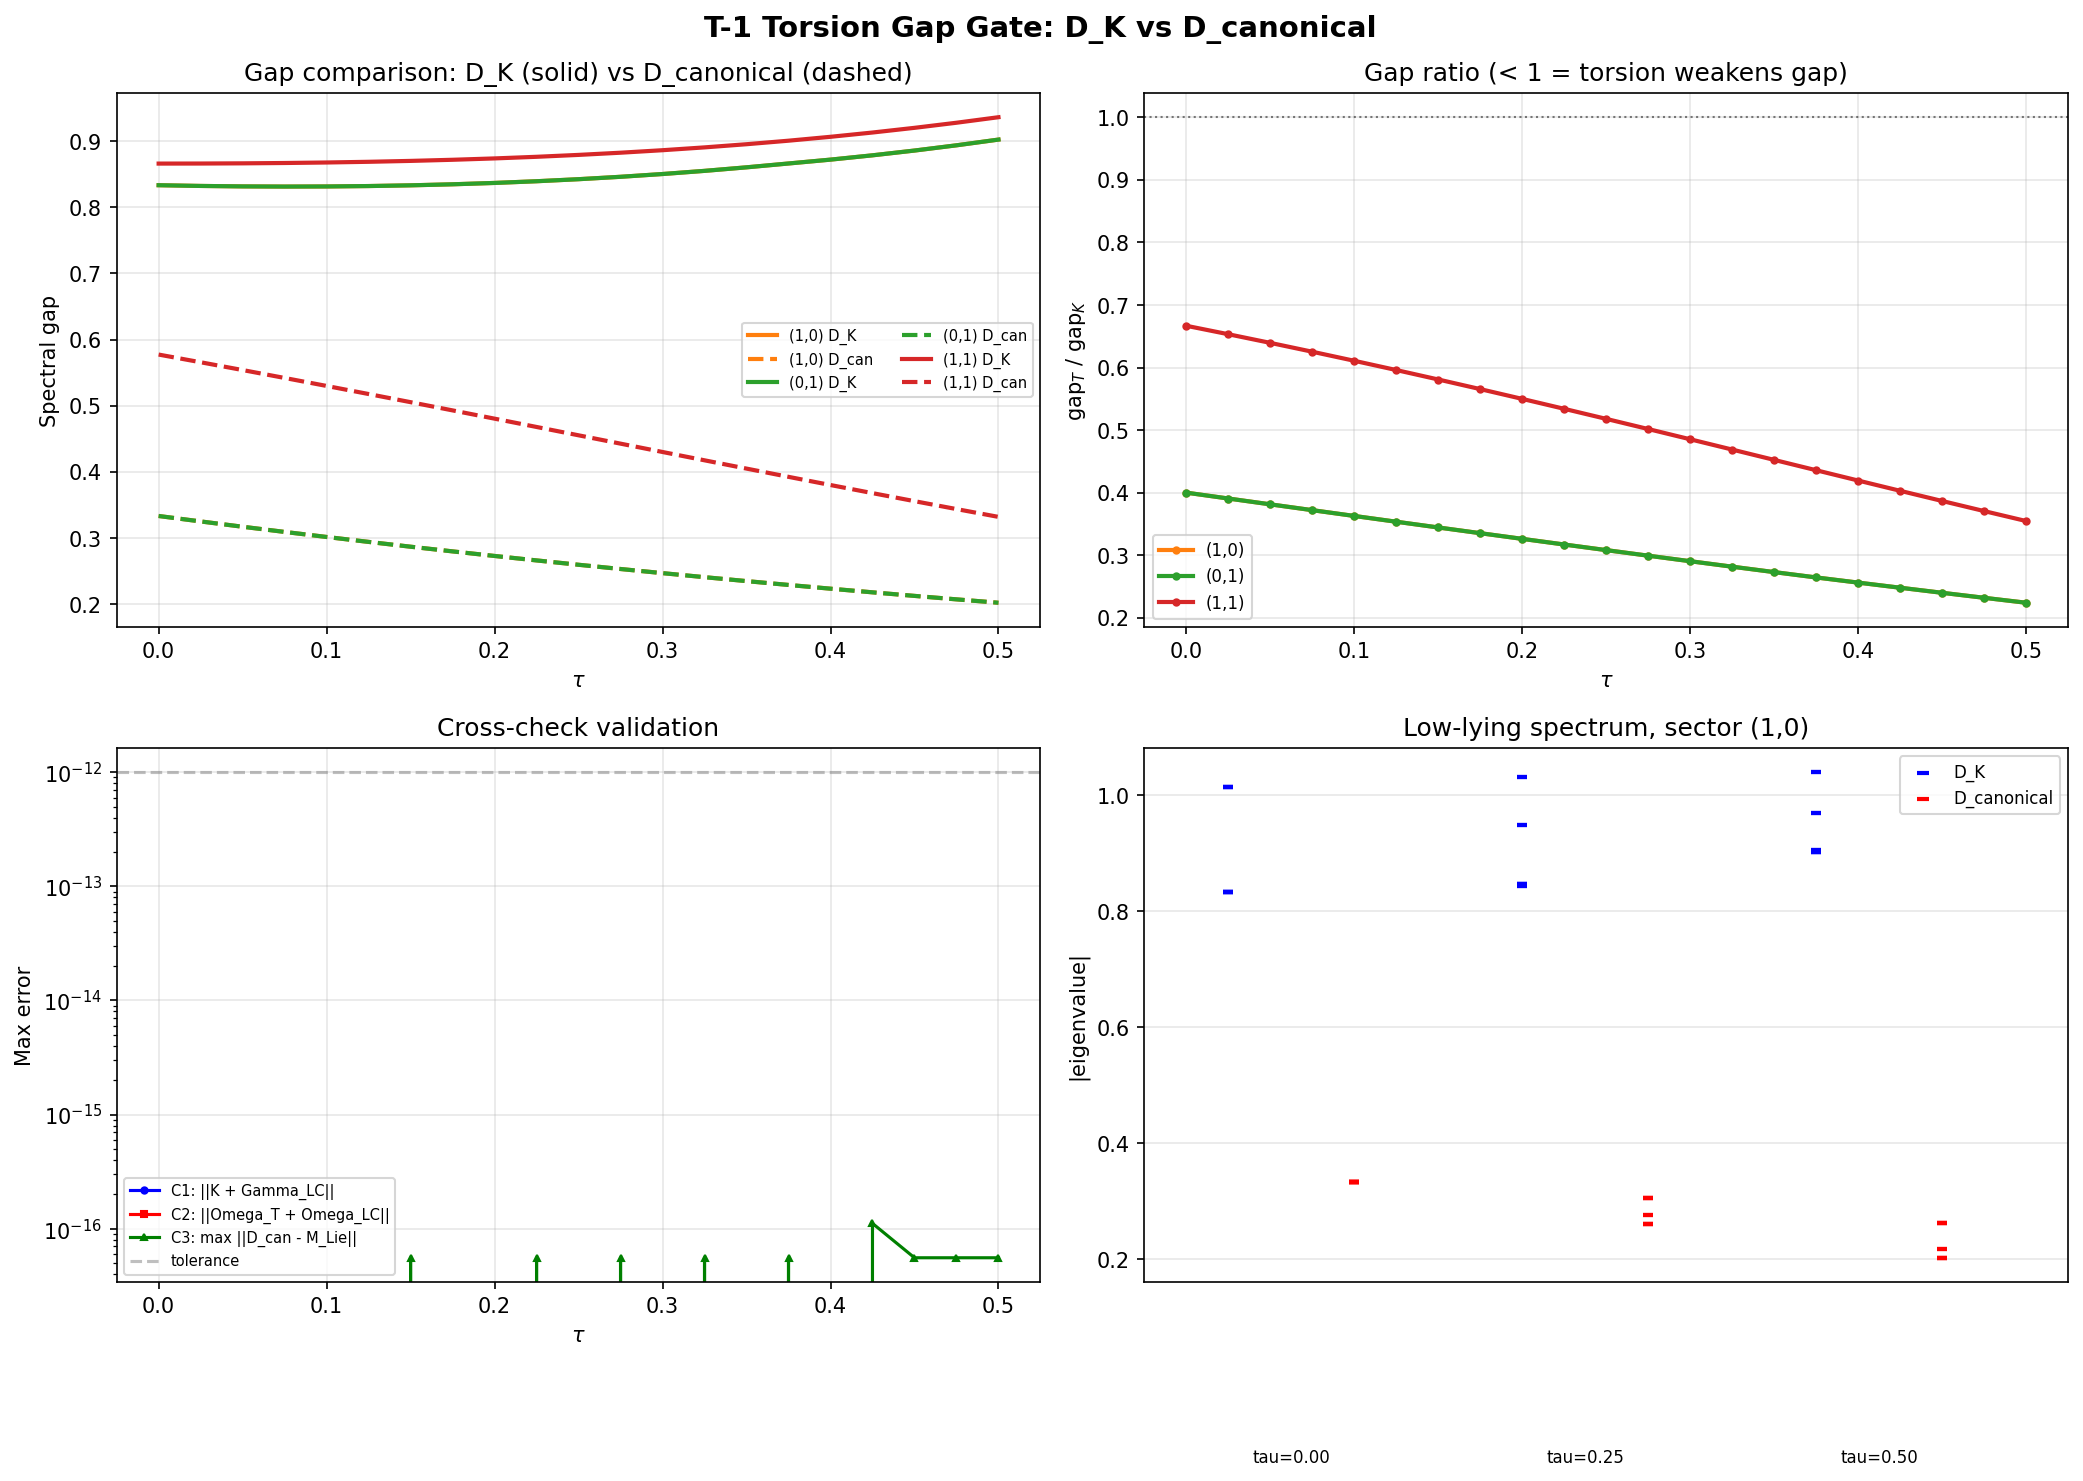

The script that saved this image:
"""
SESSION 27 PRIORITY 1: T-1 TORSION GAP GATE
=============================================

Gate T-1: Does the torsionful (canonical connection) Dirac operator have a
weaker spectral gap than the Levi-Civita Dirac operator D_K?

Physics:
  On a Lie group with left-invariant metric g_tau (Jensen deformation), there
  are two natural connections:
    1. Levi-Civita (torsion-free): Gamma_LC^c_{ab} = connection_coefficients(ft)
    2. Canonical (Cartan-Schouten minus): nabla_X Y = 0 for left-invariant X,Y
       => Gamma_can = 0, torsion T(X,Y) = -[X,Y]

  The contorsion tensor K = Gamma_can - Gamma_LC = -Gamma_LC.

  The canonical-connection Dirac operator is:
    D_can = M_Lie + I (x) Omega_can
  where Omega_can = spinor_connection_offset(Gamma_can, gammas) = 0 (flat).

  Equivalently: D_can = D_K + I (x) Omega_T, where Omega_T is the spinor
  offset from the contorsion K = -Gamma_LC, giving Omega_T = -Omega_LC.
  So D_can = D_K - I (x) Omega_LC = M_Lie (just the Lie derivative term).

  Session 26 computed interpolations D(t) = M_Lie + (1-t)*Omega at FIXED tau.
  This script sweeps TAU in [0, 0.50] and compares:
    gap_K(tau)   = min |eigenvalue| of D_K(tau)
    gap_T(tau)   = min |eigenvalue| of D_can(tau) = M_Lie(tau)
  across 4 sectors: (0,0), (1,0), (0,1), (1,1).

Gate verdict:
  PASS: gap_T < gap_K at any tau in any non-trivial sector
        (=> torsion weakens gap, BCS prerequisite survives)
  CLOSED: gap_T >= gap_K everywhere
        (=> torsion preserves/strengthens gap, no weakening)

NOTE: The singlet (0,0) is excluded from the gate because D_can on the
trivial rep has rho[b]=0 => M_Lie=0, so gap_T=0 trivially. The gate is
meaningful only for sectors where M_Lie is nonzero.

Cross-checks:
  C1: K = -Gamma_LC at all tau (contorsion identity)
  C2: Omega_T + Omega_LC = 0 at all tau (spinor offset cancellation)
  C3: D_can eigenvalues = M_Lie eigenvalues at all tau (reconstruction)

Author: phonon-exflation-sim agent (Session 27)
Date: 2026-02-26
"""

import numpy as np
import matplotlib
matplotlib.use('Agg')
import matplotlib.pyplot as plt
import sys
import os
import time

# Add tier0-computation to path
sys.path.insert(0, os.path.join(os.path.dirname(os.path.abspath(__file__))))
from tier1_dirac_spectrum import (
    su3_generators, compute_structure_constants, compute_killing_form,
    jensen_metric, orthonormal_frame, frame_structure_constants,
    connection_coefficients, spinor_connection_offset, build_cliff8,
    dirac_operator_on_irrep, get_irrep, _irrep_cache
)

OUTDIR = os.path.dirname(os.path.abspath(__file__))


# =============================================================================
# CONTORSION COMPUTATION
# =============================================================================

def compute_contorsion_from_torsion(ft, sign=-1):
    """
    Compute the contorsion tensor K from the Schouten torsion (ON-frame
    structure constants).

    The canonical connection on a Lie group has torsion:
        T^c_{ab} = sign * ft[a, b, c]
    with sign = -1 for the Cartan convention T(X,Y) = -[X,Y].

    The contorsion (difference: full connection minus LC) is:
        K^c_{ab} = (1/2)(T^c_{ab} + T^a_{cb} + T^b_{ca})

    In ON frame all indices are equivalent (metric = delta), so T_{cab} = T^c_{ab}.

    The result is stored as K[c, a, b] = K^c_{ab}, matching the convention
    of connection_coefficients() and compatible with spinor_connection_offset().

    Mathematical verification:
        At all tau, the canonical connection has Gamma_can = 0, so:
        K = Gamma_can - Gamma_LC = -Gamma_LC
        This identity is checked as cross-validation C1.

    Args:
        ft: (8,8,8) ON-frame structure constants, ft[a,b,c] = f_tilde^c_{ab}
        sign: -1 for Cartan convention (default), +1 for alternative

    Returns:
        K: (8,8,8) contorsion tensor, K[c,a,b] = K^c_{ab}
    """
    n = ft.shape[0]
    K = np.zeros((n, n, n), dtype=np.float64)

    for c in range(n):
        for a in range(n):
            for b in range(n):
                # T^c_{ab} = sign * ft[a, b, c]
                T_c_ab = sign * ft[a, b, c]
                # T^a_{cb} = sign * ft[c, b, a]
                T_a_cb = sign * ft[c, b, a]
                # T^b_{ca} = sign * ft[c, a, b]
                T_b_ca = sign * ft[c, a, b]

                K[c, a, b] = 0.5 * (T_c_ab + T_a_cb + T_b_ca)

    return K


def build_M_Lie(rho, E, gammas):
    """
    Build the Lie derivative part of the Dirac operator on irrep sector (p,q).

    M_Lie = sum_{a,b} E_{ab} rho[b] (x) gamma_a

    This is D_K minus the spinor connection offset:
        D_K = M_Lie + I (x) Omega_LC

    For the canonical-connection Dirac: D_can = M_Lie (since Omega_can = 0).

    Args:
        rho: list of 8 representation matrices (dim_rho x dim_rho)
        E: (8,8) orthonormal frame matrix
        gammas: list of 8 Clifford generators (16x16)

    Returns:
        M: (dim_rho*16, dim_rho*16) complex matrix
    """
    dim_rho = rho[0].shape[0]
    dim_spin = gammas[0].shape[0]
    dim_total = dim_rho * dim_spin
    M = np.zeros((dim_total, dim_total), dtype=complex)

    for a in range(8):
        for b in range(8):
            if abs(E[a, b]) > 1e-15:
                M += E[a, b] * np.kron(rho[b], gammas[a])

    return M


def extract_gap(evals):
    """
    Extract the spectral gap = min |eigenvalue| from a set of eigenvalues.

    For anti-Hermitian operators, eigenvalues are purely imaginary.
    We take min of absolute values of imaginary parts.

    Args:
        evals: array of complex eigenvalues

    Returns:
        gap: float, minimum absolute eigenvalue magnitude
    """
    mags = np.abs(evals.imag)
    return np.min(mags) if len(mags) > 0 else 0.0


# =============================================================================
# MAIN GATE COMPUTATION
# =============================================================================

def run_torsion_gap_gate():
    """
    Execute the T-1 Torsion Gap Gate computation.

    Sweeps tau in [0, 0.50] across 21 values, computes gap_K and gap_T
    for 4 sectors, performs 3 cross-checks, renders verdict.
    """
    print("=" * 72)
    print("SESSION 27 PRIORITY 1: T-1 TORSION GAP GATE")
    print("=" * 72)
    t_start = time.time()

    # Infrastructure
    gens = su3_generators()
    f_abc = compute_structure_constants(gens)
    B_ab = compute_killing_form(f_abc)
    gammas = build_cliff8()

    # Sweep parameters
    tau_values = np.linspace(0.0, 0.50, 21)
    sectors = [(0, 0), (1, 0), (0, 1), (1, 1)]
    sector_labels = ['(0,0)', '(1,0)', '(0,1)', '(1,1)']
    n_tau = len(tau_values)
    n_sec = len(sectors)

    # Storage
    gap_K = np.zeros((n_sec, n_tau))       # LC Dirac gap
    gap_T = np.zeros((n_sec, n_tau))       # Canonical (torsionful) Dirac gap
    gap_ratio = np.zeros((n_sec, n_tau))   # gap_T / gap_K
    c1_errors = np.zeros(n_tau)            # ||K + Gamma_LC||
    c2_errors = np.zeros(n_tau)            # ||Omega_T + Omega_LC||
    c3_errors = np.zeros((n_sec, n_tau))   # ||D_can - M_Lie||

    # Store full spectra for select tau values for plotting
    spectra_K = {}  # (sector_idx, tau_idx) -> sorted |imag eigenvalues|
    spectra_T = {}
    plot_tau_indices = [0, 5, 10, 15, 20]  # tau = 0, 0.125, 0.25, 0.375, 0.50

    print(f"\nSweeping {n_tau} tau values x {n_sec} sectors")
    print(f"Sectors: {sector_labels}")
    print("-" * 72)

    for i, tau in enumerate(tau_values):
        t_iter = time.time()

        # Build geometric infrastructure at this tau
        g_s = jensen_metric(B_ab, tau)
        E = orthonormal_frame(g_s)
        ft = frame_structure_constants(f_abc, E)
        Gamma_LC = connection_coefficients(ft)
        Omega_LC = spinor_connection_offset(Gamma_LC, gammas)

        # Contorsion and its spinor offset
        K = compute_contorsion_from_torsion(ft, sign=-1)
        Omega_T = spinor_connection_offset(K, gammas)

        # Cross-check C1: K should equal -Gamma_LC
        c1_err = np.max(np.abs(K + Gamma_LC))
        c1_errors[i] = c1_err

        # Cross-check C2: Omega_T should equal -Omega_LC
        c2_err = np.max(np.abs(Omega_T + Omega_LC))
        c2_errors[i] = c2_err

        # Process each sector
        for j, (p, q) in enumerate(sectors):
            _irrep_cache.clear()

            if p == 0 and q == 0:
                # Trivial rep: D_K = Omega_LC, D_can = 0
                D_K_mat = Omega_LC.copy()
                D_T_mat = np.zeros_like(Omega_LC)  # M_Lie = 0 for trivial rep

                evals_K = np.linalg.eigvals(D_K_mat)
                evals_T = np.linalg.eigvals(D_T_mat)
            else:
                rho, dim_rho = get_irrep(p, q, gens, f_abc)

                # D_K = M_Lie + I (x) Omega_LC
                D_K_mat = dirac_operator_on_irrep(rho, E, gammas, Omega_LC)

                # M_Lie (= D_can, the canonical-connection Dirac)
                M_Lie = build_M_Lie(rho, E, gammas)

                # D_T = D_K + I (x) Omega_T = M_Lie + I (x) (Omega_LC + Omega_T)
                # Since Omega_T = -Omega_LC, D_T = M_Lie
                D_T_mat = D_K_mat + np.kron(np.eye(dim_rho), Omega_T)

                # Cross-check C3: D_T should equal M_Lie
                c3_err = np.max(np.abs(D_T_mat - M_Lie))
                c3_errors[j, i] = c3_err

                evals_K = np.linalg.eigvals(D_K_mat)
                evals_T = np.linalg.eigvals(D_T_mat)

            gap_K[j, i] = extract_gap(evals_K)
            gap_T[j, i] = extract_gap(evals_T)

            # Avoid division by zero
            if gap_K[j, i] > 1e-15:
                gap_ratio[j, i] = gap_T[j, i] / gap_K[j, i]
            else:
                gap_ratio[j, i] = np.nan

            # Store spectra for plotting
            if i in plot_tau_indices:
                spectra_K[(j, i)] = np.sort(np.abs(evals_K.imag))[:20]
                spectra_T[(j, i)] = np.sort(np.abs(evals_T.imag))[:20]

        dt = time.time() - t_iter
        print(f"  tau={tau:.4f}: C1={c1_err:.2e}, C2={c2_err:.2e}, "
              f"gaps_K={[f'{gap_K[j,i]:.4f}' for j in range(n_sec)]}, "
              f"gaps_T={[f'{gap_T[j,i]:.4f}' for j in range(n_sec)]}, "
              f"dt={dt:.2f}s")

    total_time = time.time() - t_start
    print(f"\nTotal computation time: {total_time:.1f}s")

    # =========================================================================
    # CROSS-CHECK VALIDATION
    # =========================================================================
    print("\n" + "=" * 72)
    print("CROSS-CHECK VALIDATION")
    print("=" * 72)

    c1_max = np.max(c1_errors)
    c2_max = np.max(c2_errors)
    c3_max = np.max(c3_errors)

    c1_pass = c1_max < 1e-12
    c2_pass = c2_max < 1e-12
    c3_pass = c3_max < 1e-10  # slightly relaxed for eigenvalue accumulation

    print(f"  C1 (K = -Gamma_LC):      max error = {c1_max:.2e}  {'PASS' if c1_pass else 'FAIL'}")
    print(f"  C2 (Omega_T = -Omega_LC): max error = {c2_max:.2e}  {'PASS' if c2_pass else 'FAIL'}")
    print(f"  C3 (D_can = M_Lie):       max error = {c3_max:.2e}  {'PASS' if c3_pass else 'FAIL'}")

    if not (c1_pass and c2_pass and c3_pass):
        print("\n  *** CROSS-CHECK FAILURE: Results are UNRELIABLE ***")
        # Print details
        if not c1_pass:
            worst_tau = tau_values[np.argmax(c1_errors)]
            print(f"      C1 worst at tau={worst_tau:.4f}")
        if not c2_pass:
            worst_tau = tau_values[np.argmax(c2_errors)]
            print(f"      C2 worst at tau={worst_tau:.4f}")
        if not c3_pass:
            worst_idx = np.unravel_index(np.argmax(c3_errors), c3_errors.shape)
            print(f"      C3 worst at sector {sector_labels[worst_idx[0]]}, tau={tau_values[worst_idx[1]]:.4f}")

    all_checks_pass = c1_pass and c2_pass and c3_pass

    # =========================================================================
    # GATE VERDICT
    # =========================================================================
    print("\n" + "=" * 72)
    print("GATE T-1: TORSION GAP WEAKENING")
    print("=" * 72)

    # Analyze non-trivial sectors only (exclude singlet)
    nontrivial_mask = [j for j, (p, q) in enumerate(sectors) if not (p == 0 and q == 0)]

    any_weakening = False
    for j in nontrivial_mask:
        p, q = sectors[j]
        label = sector_labels[j]

        # Find tau values where gap_T < gap_K
        weakening = gap_T[j, :] < gap_K[j, :] - 1e-12  # tolerance for numerics
        n_weak = np.sum(weakening)

        if n_weak > 0:
            any_weakening = True
            max_reduction = np.max(gap_K[j, :] - gap_T[j, :])
            min_ratio = np.nanmin(gap_ratio[j, :])
            worst_tau = tau_values[np.argmin(gap_ratio[j, :])]
            print(f"  {label}: gap_T < gap_K at {n_weak}/{n_tau} tau values")
            print(f"          max reduction = {max_reduction:.6f}")
            print(f"          min ratio gap_T/gap_K = {min_ratio:.4f} at tau={worst_tau:.4f}")
        else:
            # Check if gaps are equal everywhere
            max_diff = np.max(np.abs(gap_T[j, :] - gap_K[j, :]))
            print(f"  {label}: gap_T >= gap_K everywhere (max |diff| = {max_diff:.2e})")

    # Singlet analysis (informational)
    j_singlet = 0
    print(f"\n  (0,0) singlet (informational, excluded from gate):")
    print(f"          gap_K range: [{np.min(gap_K[0,:]):.4f}, {np.max(gap_K[0,:]):.4f}]")
    print(f"          gap_T = 0 at all tau (M_Lie = 0 for trivial rep)")

    # Detailed table
    print("\n  Detailed gap table (non-trivial sectors):")
    print(f"  {'tau':>6s} ", end="")
    for j in nontrivial_mask:
        label = sector_labels[j]
        print(f" | {label:>8s}_K {label:>8s}_T  ratio", end="")
    print()
    print("  " + "-" * (8 + len(nontrivial_mask) * 32))

    for i in range(n_tau):
        print(f"  {tau_values[i]:6.4f} ", end="")
        for j in nontrivial_mask:
            r = gap_ratio[j, i]
            r_str = f"{r:.4f}" if not np.isnan(r) else "   NaN"
            print(f" | {gap_K[j,i]:8.5f} {gap_T[j,i]:8.5f} {r_str}", end="")
        print()

    # Final verdict
    print("\n" + "=" * 72)
    if not all_checks_pass:
        verdict = "INCONCLUSIVE (cross-checks failed)"
    elif any_weakening:
        verdict = "PASS"
    else:
        verdict = "CLOSED"

    print(f"  GATE T-1 VERDICT: {verdict}")
    if any_weakening:
        print("  Torsion (canonical connection) WEAKENS the spectral gap.")
        print("  BCS prerequisite: gap weakening confirmed.")
    else:
        print("  Torsion does NOT weaken the spectral gap.")
        print("  BCS prerequisite: gap weakening absent.")
    print("=" * 72)

    # =========================================================================
    # SAVE DATA
    # =========================================================================
    outfile = os.path.join(OUTDIR, "s27_torsion_gap_gate.npz")
    np.savez(outfile,
             tau_values=tau_values,
             sectors=np.array(sectors),
             sector_labels=np.array(sector_labels),
             gap_K=gap_K,
             gap_T=gap_T,
             gap_ratio=gap_ratio,
             c1_errors=c1_errors,
             c2_errors=c2_errors,
             c3_errors=c3_errors,
             verdict=verdict)
    print(f"\nData saved to: {outfile}")

    # =========================================================================
    # PLOT
    # =========================================================================
    fig, axes = plt.subplots(2, 2, figsize=(14, 10))
    fig.suptitle("T-1 Torsion Gap Gate: D_K vs D_canonical", fontsize=14, fontweight='bold')

    colors = ['#1f77b4', '#ff7f0e', '#2ca02c', '#d62728']

    # Panel 1: Gaps vs tau
    ax = axes[0, 0]
    for j in nontrivial_mask:
        ax.plot(tau_values, gap_K[j, :], '-', color=colors[j], linewidth=2,
                label=f'{sector_labels[j]} D_K')
        ax.plot(tau_values, gap_T[j, :], '--', color=colors[j], linewidth=2,
                label=f'{sector_labels[j]} D_can')
    ax.set_xlabel(r'$\tau$')
    ax.set_ylabel('Spectral gap')
    ax.set_title('Gap comparison: D_K (solid) vs D_canonical (dashed)')
    ax.legend(fontsize=7, ncol=2)
    ax.grid(True, alpha=0.3)

    # Panel 2: Gap ratio vs tau
    ax = axes[0, 1]
    for j in nontrivial_mask:
        ax.plot(tau_values, gap_ratio[j, :], '-o', color=colors[j],
                linewidth=2, markersize=3, label=sector_labels[j])
    ax.axhline(y=1.0, color='black', linestyle=':', linewidth=1, alpha=0.5)
    ax.set_xlabel(r'$\tau$')
    ax.set_ylabel(r'gap$_T$ / gap$_K$')
    ax.set_title('Gap ratio (< 1 = torsion weakens gap)')
    ax.legend(fontsize=8)
    ax.grid(True, alpha=0.3)

    # Panel 3: Cross-check errors
    ax = axes[1, 0]
    ax.semilogy(tau_values, c1_errors, 'b-o', markersize=3, label='C1: ||K + Gamma_LC||')
    ax.semilogy(tau_values, c2_errors, 'r-s', markersize=3, label='C2: ||Omega_T + Omega_LC||')
    c3_max_per_tau = np.max(c3_errors[1:, :], axis=0)  # max over non-trivial sectors
    ax.semilogy(tau_values, c3_max_per_tau, 'g-^', markersize=3, label='C3: max ||D_can - M_Lie||')
    ax.axhline(y=1e-12, color='gray', linestyle='--', alpha=0.5, label='tolerance')
    ax.set_xlabel(r'$\tau$')
    ax.set_ylabel('Max error')
    ax.set_title('Cross-check validation')
    ax.legend(fontsize=7)
    ax.grid(True, alpha=0.3)

    # Panel 4: Low-lying spectra at selected tau values
    ax = axes[1, 1]
    j_show = 1  # (1,0) sector
    n_show = min(10, 20)
    tau_show_indices = [0, 10, 20]  # tau = 0, 0.25, 0.50
    offsets = [0, 0.35, 0.7]
    for k, ti in enumerate(tau_show_indices):
        if (j_show, ti) in spectra_K and (j_show, ti) in spectra_T:
            sK = spectra_K[(j_show, ti)][:n_show]
            sT = spectra_T[(j_show, ti)][:n_show]
            x_K = np.full_like(sK, offsets[k])
            x_T = np.full_like(sT, offsets[k] + 0.15)
            ax.scatter(x_K, sK, c='blue', s=20, marker='_', linewidths=2, zorder=5)
            ax.scatter(x_T, sT, c='red', s=20, marker='_', linewidths=2, zorder=5)
            ax.text(offsets[k] + 0.075, -0.15, f'tau={tau_values[ti]:.2f}',
                    ha='center', fontsize=8)
    # Manual legend
    ax.scatter([], [], c='blue', marker='_', linewidths=2, label='D_K')
    ax.scatter([], [], c='red', marker='_', linewidths=2, label='D_canonical')
    ax.set_xlim(-0.1, 1.0)
    ax.set_ylabel('|eigenvalue|')
    ax.set_title(f'Low-lying spectrum, sector {sector_labels[j_show]}')
    ax.set_xticks([])
    ax.legend(fontsize=8)
    ax.grid(True, alpha=0.3, axis='y')

    plt.tight_layout()
    plotfile = os.path.join(OUTDIR, "s27_torsion_gap_gate.png")
    plt.savefig(plotfile, dpi=150, bbox_inches='tight')
    print(f"Plot saved to: {plotfile}")
    plt.close()

    return verdict, all_checks_pass


# =============================================================================
# ENTRY POINT
# =============================================================================

if __name__ == '__main__':
    verdict, checks_ok = run_torsion_gap_gate()
    print(f"\nFinal: verdict={verdict}, all_checks_pass={checks_ok}")
